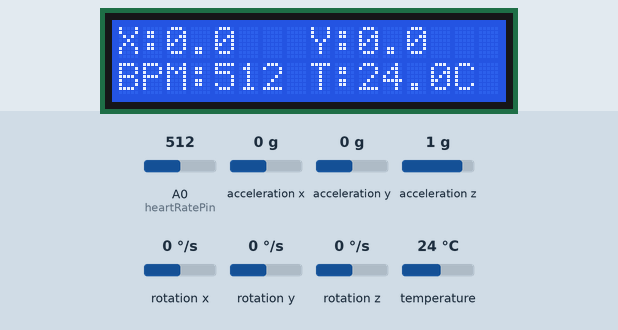
Simulated run of this sketch. Board: ESP8266 (NodeMCU). Shown: 16×2 character LCD. Inputs (shaded band) come from the test bench; at power-on: acceleration x 0 g, A0 (heartRatePin) = 512, acceleration y 0 g, temperature 24 °C, acceleration z 1 g, rotation x 0 °/s, rotation y 0 °/s, rotation z 0 °/s. WiFi joins after 1.5 s; servers stay silent unless stated; what the sketch prints to the serial monitor is not drawn.

Above: at 5.0 s.
5.1 s: acceleration x set to -1.4 g
At 7.2 s:
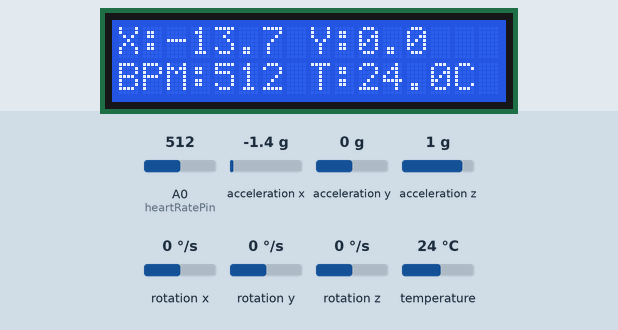
7.5 s: A0 (heartRatePin) set to 716
At 9.2 s:
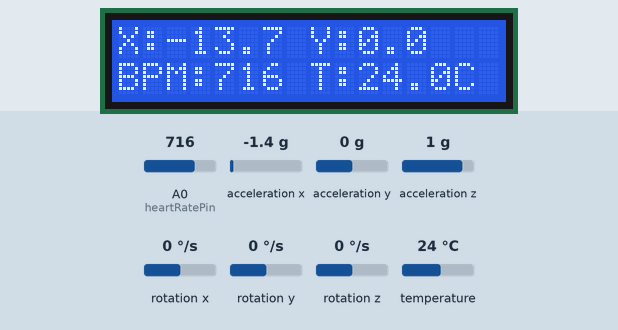
9.5 s: acceleration y set to -1.4 g
At 11.3 s:
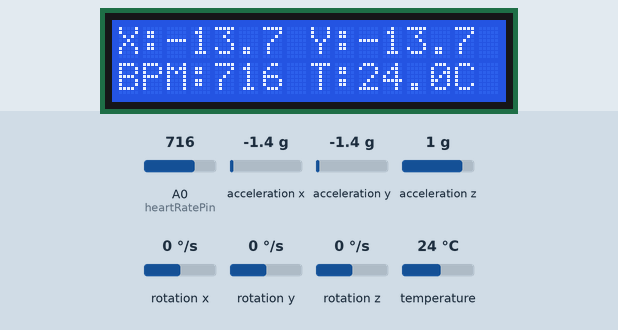
11.6 s: temperature set to 12 °C
At 13.4 s:
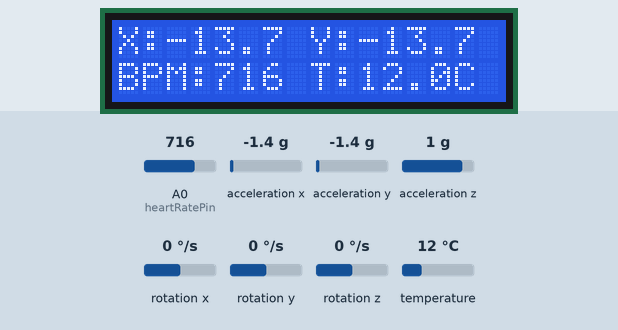
13.7 s: A0 (heartRatePin) set to 992
At 15.5 s:
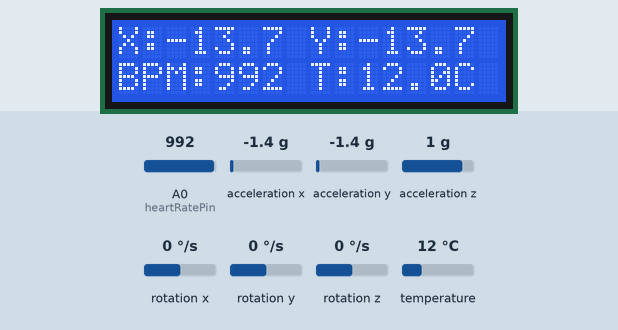
15.8 s: A0 (heartRatePin) set to 306
At 17.6 s:
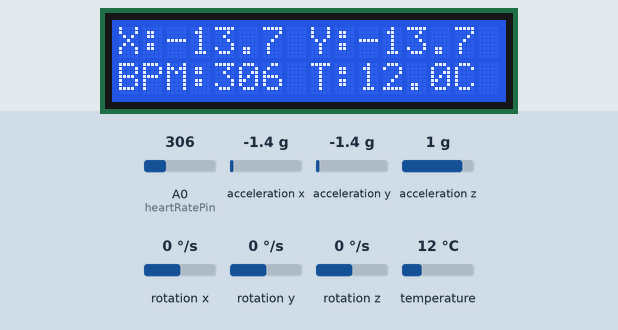
Timing chart, 0 to 18.9 s (numbered marks = the images above; inputs shaded):
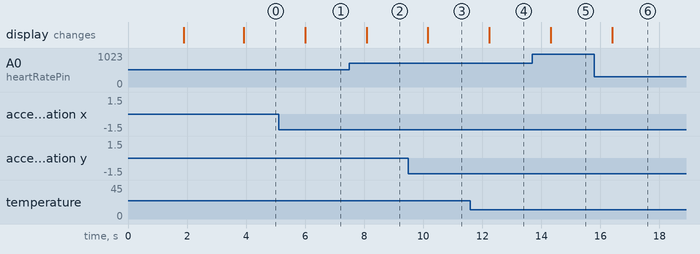

The sketch:

smart-jacket-fall-detection.ino
```cpp
#define BLYNK_TEMPLATE_ID "YOUR_BLYNK_TEMPLATE_ID"
#define BLYNK_TEMPLATE_NAME "Smart jacket"
#define BLYNK_AUTH_TOKEN "YOUR_BLYNK_AUTH_TOKEN"

#include <ESP8266WiFi.h>
#include <BlynkSimpleEsp8266.h>
#include <Wire.h>
#include <Adafruit_MPU6050.h>
#include <Adafruit_Sensor.h>
#include <LiquidCrystal_I2C.h>

#define REPORTING_PERIOD_MS  1000
#define FALL_THRESHOLD 12.0  // Threshold for fall detection

char ssid[] = "YOUR_WIFI_NAME";
char pass[] = "YOUR_WIFI_PASSWORD";

Adafruit_MPU6050 mpu;
LiquidCrystal_I2C lcd(0x27, 16, 2);
uint32_t tsLastReport = 0;

int heartRatePin = A0; // Define the pin for heart rate sensor

void setup() {
    Serial.begin(115200);

    // Initialize LCD
    lcd.init();
    lcd.backlight();
    lcd.setCursor(0, 0);
    lcd.print("Initializing...");

    // Initialize Blynk
    Blynk.begin(BLYNK_AUTH_TOKEN, ssid, pass);

    // Initialize MPU6050
    if (!mpu.begin()) {
        Serial.println("MPU6050 initialization failed!");
        lcd.setCursor(0, 0);
        lcd.print("MPU6050 Error");
        while (1) delay(10);
    }
    Serial.println("MPU6050 initialized.");
    lcd.setCursor(0, 0);
    lcd.print("MPU6050 Ready");
    delay(2000);
}

void loop() {
    Blynk.run();

    // Read MPU6050 data
    sensors_event_t a, g, temp;
    mpu.getEvent(&a, &g, &temp);
    float accelerationMagnitude = sqrt(
        a.acceleration.x * a.acceleration.x +
        a.acceleration.y * a.acceleration.y +
        a.acceleration.z * a.acceleration.z
    );

    // Fall detection
    if (accelerationMagnitude > FALL_THRESHOLD) {
        Serial.println("Fall Detected!");
        Blynk.virtualWrite(V6, "Fall Detected!");
    } else {
        Blynk.virtualWrite(V6, "No Fall");
    }

    // Read heart rate sensor
    int heartRate = analogRead(heartRatePin);

    if (millis() - tsLastReport > REPORTING_PERIOD_MS) {
        // Print data to Serial Monitor
        Serial.print("Temperature: "); Serial.print(temp.temperature); Serial.print(" C");
        Serial.print(" | X: "); Serial.print(a.acceleration.x);
        Serial.print(" | Y: "); Serial.print(a.acceleration.y);
        Serial.print(" | AccMag: "); Serial.print(accelerationMagnitude);
        Serial.print(" | BPM: "); Serial.println(heartRate);

        // Send data to Blynk
        Blynk.virtualWrite(V0, temp.temperature); // Temperature
        Blynk.virtualWrite(V1, a.acceleration.x); // X-axis acceleration
        Blynk.virtualWrite(V2, a.acceleration.y); // Y-axis acceleration
        Blynk.virtualWrite(V4, heartRate); // Heart rate

        // Display data on LCD
        lcd.clear();
        lcd.setCursor(0, 0);
        lcd.print("X:");
        lcd.print(a.acceleration.x, 1);
        lcd.setCursor(8, 0);
        lcd.print("Y:");
        lcd.print(a.acceleration.y, 1);
        lcd.setCursor(0, 1);
        lcd.print("BPM:");
        lcd.print(heartRate);
        lcd.setCursor(8, 1);
        lcd.print("T:");
        lcd.print(temp.temperature, 1);
        lcd.print("C");

        tsLastReport = millis();
    }
    delay(500);
}
```

Measured:
- after the input at 5.1 s, the display: changes after 0.90 s (image 1)
- after the input at 7.5 s, the display: changes after 0.58 s (image 2)
- after the input at 9.5 s, the display: changes after 0.66 s (image 3)
- after the input at 11.6 s, the display: changes after 0.64 s (image 4)
- after the input at 13.7 s, the display: changes after 0.62 s (image 5)
- after the input at 15.8 s, the display: changes after 0.60 s (image 6)
